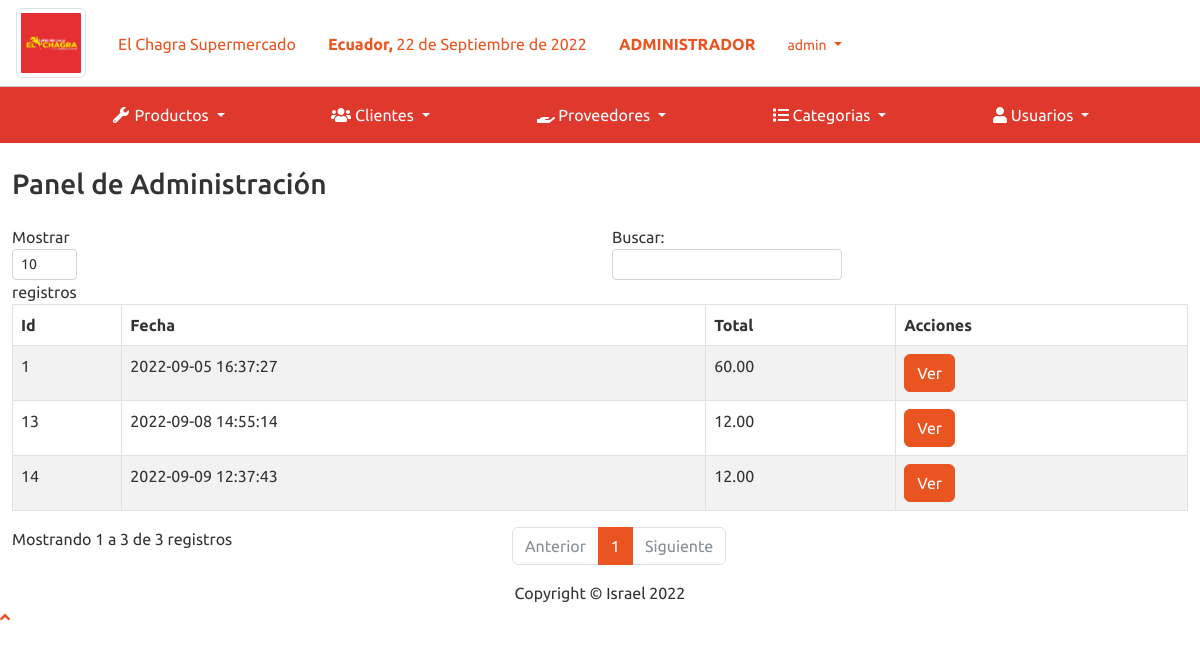
The page /sistema/ventas.php (signed in) on the database its author committed.
### tables this page shows
CREATE TABLE `factura` (
  `nofactura` int(11) NOT NULL,
  `fecha` datetime NOT NULL DEFAULT current_timestamp(),
  `usuario` int(11) NOT NULL,
  `codcliente` int(11) NOT NULL,
  `totalfactura` decimal(10,2) NOT NULL,
  `estado` int(11) NOT NULL DEFAULT 1
);

### sistema/ventas.php (the view, shortened to what this page needs)
<?php include_once "includes/header.php"; ?>
<div class="container-fluid">
	<div class="d-sm-flex align-items-center justify-content-between mb-4">
		<h1 class="h3 mb-0 text-gray-800">Panel de Administración</h1>
	</div>
	<div class="row">
		<div class="col-lg-12">
			<div class="table-responsive">
				<table class="table table-striped table-bordered" id="table">
					<thead class="thead-dark">
						<tr>
							<th>Id</th>
							<th>Fecha</th>
							<th>Total</th>
							<th>Acciones</th>
						</tr>
					</thead>
					<tbody>
						<?php
						require "../conexion.php";
						$query = mysqli_query($conexion, "SELECT nofactura, fecha,codcliente, totalfactura, estado FROM factura ORDER BY nofactura DESC");
						$cli = mysqli_num_rows($query);
						if ($cli > 0) {
							while ($dato = mysqli_fetch_array($query)) {
						?>
								<tr>
									<td><?php echo $dato['nofactura']; ?></td>
									<td><?php echo $dato['fecha']; ?></td>
									<td><?php echo $dato['totalfactura']; ?></td>
									<td>
										<button type="button" class="btn btn-primary view_factura" cl="<?php echo $dato['codcliente'];  ?>" f="<?php echo $dato['nofactura']; ?>">Ver</button>
									</td>
								</tr>
						<?php }
						} ?>
					</tbody>
				</table>
			</div>
		</div>
	</div>
</div>
</div>
<?php include_once "includes/footer.php"; ?>

### rows shown on the page
factura: nofactura "14", fecha "2022-09-09 12:37:43", totalfactura "12.00"
factura: nofactura "13", fecha "2022-09-08 14:55:14", totalfactura "12.00"
factura: nofactura "1", fecha "2022-09-05 16:37:27", totalfactura "60.00"

### other values the page prints
fechaPeru() "22 de Septiembre de 2022"
$_SESSION['nombre'] "admin"
